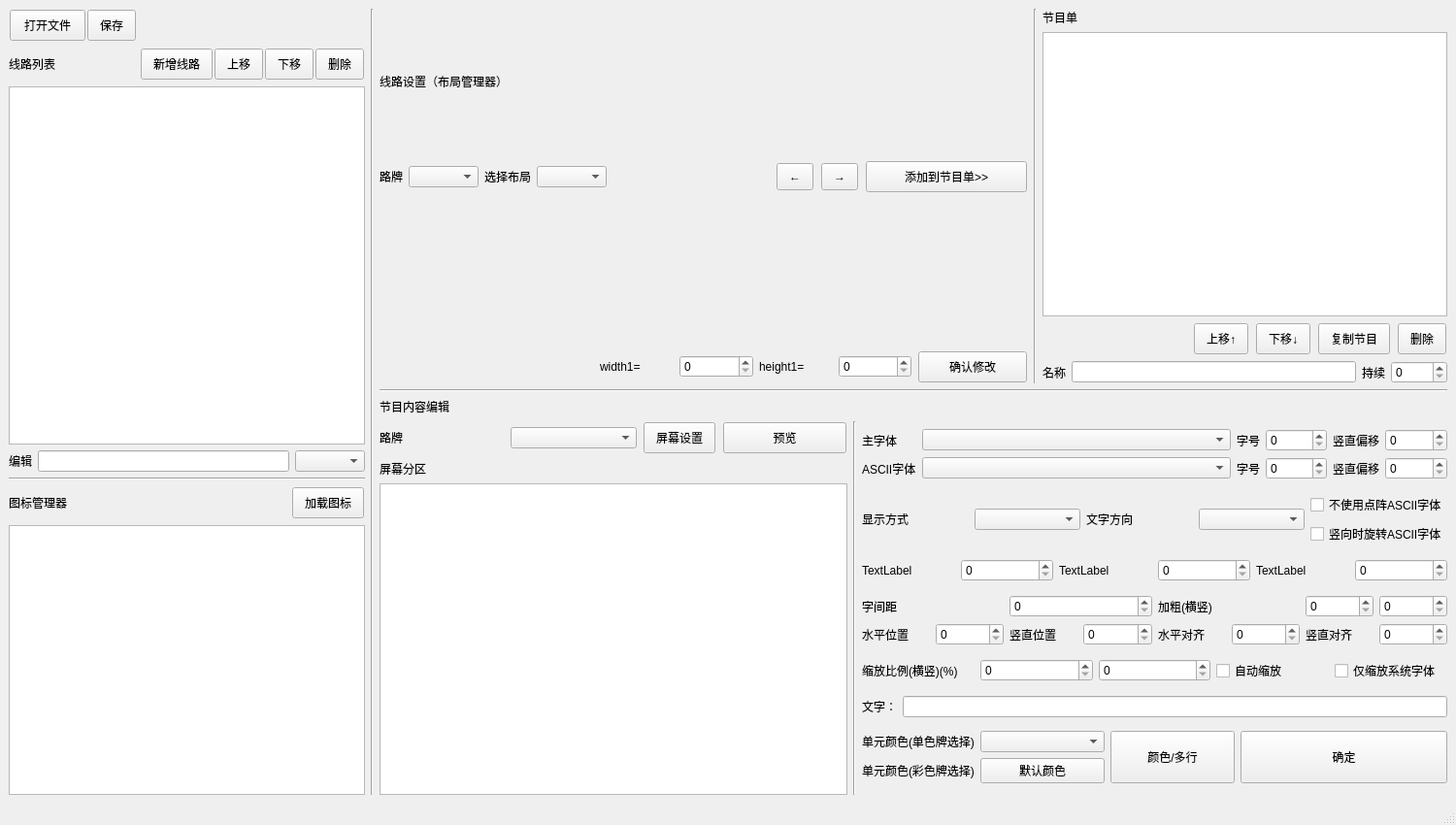
<?xml version="1.0" encoding="UTF-8"?>
<ui version="4.0">
 <class>ControlPanel</class>
 <widget class="QMainWindow" name="ControlPanel">
  <property name="geometry">
   <rect>
    <x>0</x>
    <y>0</y>
    <width>1500</width>
    <height>850</height>
   </rect>
  </property>
  <property name="minimumSize">
   <size>
    <width>900</width>
    <height>550</height>
   </size>
  </property>
  <property name="maximumSize">
   <size>
    <width>16777215</width>
    <height>16777215</height>
   </size>
  </property>
  <property name="windowTitle">
   <string>MainWindow</string>
  </property>
  <widget class="QWidget" name="centralwidget">
   <layout class="QHBoxLayout" name="horizontalLayout_18">
    <item>
     <layout class="QHBoxLayout" name="horizontalLayout_17" stretch="3,0,9">
      <property name="sizeConstraint">
       <enum>QLayout::SetDefaultConstraint</enum>
      </property>
      <item>
       <layout class="QVBoxLayout" name="verticalLayout_10" stretch="6,0,4">
        <item>
         <layout class="QVBoxLayout" name="verticalLayout">
          <item>
           <layout class="QHBoxLayout" name="horizontalLayout" stretch="0,0,1">
            <property name="spacing">
             <number>0</number>
            </property>
            <property name="sizeConstraint">
             <enum>QLayout::SetDefaultConstraint</enum>
            </property>
            <item>
             <widget class="QPushButton" name="btn_opFile">
              <property name="minimumSize">
               <size>
                <width>80</width>
                <height>0</height>
               </size>
              </property>
              <property name="styleSheet">
               <string notr="true">padding: 6px 12px;
margin: 1px;</string>
              </property>
              <property name="text">
               <string>打开文件</string>
              </property>
             </widget>
            </item>
            <item>
             <widget class="QPushButton" name="btn_saveFile">
              <property name="styleSheet">
               <string notr="true">padding: 6px 12px;
margin: 1px;</string>
              </property>
              <property name="text">
               <string>保存</string>
              </property>
             </widget>
            </item>
            <item>
             <spacer name="horizontalSpacer">
              <property name="orientation">
               <enum>Qt::Horizontal</enum>
              </property>
              <property name="sizeHint" stdset="0">
               <size>
                <width>40</width>
                <height>20</height>
               </size>
              </property>
             </spacer>
            </item>
           </layout>
          </item>
          <item>
           <layout class="QHBoxLayout" name="horizontalLayout_7" stretch="0,1,0,0,0,0">
            <property name="spacing">
             <number>0</number>
            </property>
            <property name="sizeConstraint">
             <enum>QLayout::SetDefaultConstraint</enum>
            </property>
            <item>
             <widget class="QLabel" name="label">
              <property name="text">
               <string>线路列表</string>
              </property>
             </widget>
            </item>
            <item>
             <spacer name="horizontalSpacer_6">
              <property name="orientation">
               <enum>Qt::Horizontal</enum>
              </property>
              <property name="sizeHint" stdset="0">
               <size>
                <width>40</width>
                <height>20</height>
               </size>
              </property>
             </spacer>
            </item>
            <item>
             <widget class="QPushButton" name="btn_newLine">
              <property name="styleSheet">
               <string notr="true">padding: 6px 12px;
margin: 1px;</string>
              </property>
              <property name="text">
               <string>新增线路</string>
              </property>
             </widget>
            </item>
            <item>
             <widget class="QPushButton" name="btn_MvUp_BusLine">
              <property name="styleSheet">
               <string notr="true">padding: 6px 12px;
margin: 1px;</string>
              </property>
              <property name="text">
               <string>上移</string>
              </property>
             </widget>
            </item>
            <item>
             <widget class="QPushButton" name="btn_MvDn_BusLine">
              <property name="styleSheet">
               <string notr="true">padding: 6px 12px;
margin: 1px;</string>
              </property>
              <property name="text">
               <string>下移</string>
              </property>
             </widget>
            </item>
            <item>
             <widget class="QPushButton" name="btn_delLine">
              <property name="styleSheet">
               <string notr="true">padding: 6px 12px;
margin: 1px;</string>
              </property>
              <property name="text">
               <string>删除</string>
              </property>
             </widget>
            </item>
           </layout>
          </item>
          <item>
           <widget class="DraggableProportionalTable" name="tableWidget_lineChoose"/>
          </item>
          <item>
           <layout class="QHBoxLayout" name="horizontalLayout_2">
            <item>
             <widget class="QLabel" name="label_8">
              <property name="text">
               <string>编辑</string>
              </property>
             </widget>
            </item>
            <item>
             <widget class="QLineEdit" name="LineNameEdit"/>
            </item>
            <item>
             <widget class="QComboBox" name="combo_FlushRate"/>
            </item>
           </layout>
          </item>
         </layout>
        </item>
        <item>
         <widget class="Line" name="line_5">
          <property name="orientation">
           <enum>Qt::Horizontal</enum>
          </property>
         </widget>
        </item>
        <item>
         <layout class="QVBoxLayout" name="verticalLayout_11">
          <item>
           <layout class="QHBoxLayout" name="horizontalLayout_27">
            <item>
             <widget class="QLabel" name="label_25">
              <property name="text">
               <string>图标管理器</string>
              </property>
             </widget>
            </item>
            <item>
             <spacer name="horizontalSpacer_3">
              <property name="orientation">
               <enum>Qt::Horizontal</enum>
              </property>
              <property name="sizeHint" stdset="0">
               <size>
                <width>40</width>
                <height>20</height>
               </size>
              </property>
             </spacer>
            </item>
            <item>
             <widget class="QPushButton" name="btn_LoadIcons">
              <property name="styleSheet">
               <string notr="true">padding: 6px 12px;
margin: 1px;</string>
              </property>
              <property name="text">
               <string>加载图标</string>
              </property>
             </widget>
            </item>
           </layout>
          </item>
          <item>
           <widget class="DraggableProportionalTable" name="tableWidget_Icons"/>
          </item>
         </layout>
        </item>
       </layout>
      </item>
      <item>
       <widget class="Line" name="line">
        <property name="orientation">
         <enum>Qt::Vertical</enum>
        </property>
       </widget>
      </item>
      <item>
       <layout class="QVBoxLayout" name="verticalLayout_6">
        <item>
         <layout class="QHBoxLayout" name="horizontalLayout_29" stretch="8,0,5">
          <item>
           <layout class="QVBoxLayout" name="verticalLayout_7" stretch="0,0,1,0,0">
            <item>
             <widget class="QLabel" name="label_13">
              <property name="text">
               <string>线路设置（布局管理器）</string>
              </property>
             </widget>
            </item>
            <item>
             <layout class="QHBoxLayout" name="horizontalLayout_21">
              <item>
               <widget class="QLabel" name="label_12">
                <property name="text">
                 <string>路牌</string>
                </property>
               </widget>
              </item>
              <item>
               <widget class="QComboBox" name="combo_LineScreensForLayout"/>
              </item>
              <item>
               <widget class="QLabel" name="label_14">
                <property name="text">
                 <string>选择布局</string>
                </property>
               </widget>
              </item>
              <item>
               <widget class="QComboBox" name="combo_LayoutChoose"/>
              </item>
              <item>
               <spacer name="horizontalSpacer_5">
                <property name="orientation">
                 <enum>Qt::Horizontal</enum>
                </property>
                <property name="sizeHint" stdset="0">
                 <size>
                  <width>40</width>
                  <height>20</height>
                 </size>
                </property>
               </spacer>
              </item>
              <item>
               <widget class="QPushButton" name="btn_LineSet">
                <property name="styleSheet">
                 <string notr="true">padding: 6px 12px;
margin: 1px;</string>
                </property>
                <property name="text">
                 <string>←</string>
                </property>
               </widget>
              </item>
              <item>
               <widget class="QPushButton" name="btn_LineReSet">
                <property name="styleSheet">
                 <string notr="true">padding: 6px 12px;
margin: 1px;</string>
                </property>
                <property name="text">
                 <string>→</string>
                </property>
               </widget>
              </item>
              <item>
               <widget class="QPushButton" name="btn_Add">
                <property name="sizePolicy">
                 <sizepolicy hsizetype="Expanding" vsizetype="Fixed">
                  <horstretch>0</horstretch>
                  <verstretch>0</verstretch>
                 </sizepolicy>
                </property>
                <property name="maximumSize">
                 <size>
                  <width>16777215</width>
                  <height>16777215</height>
                 </size>
                </property>
                <property name="styleSheet">
                 <string notr="true">padding: 6px 12px;
margin: 1px;</string>
                </property>
                <property name="text">
                 <string>添加到节目单&gt;&gt;</string>
                </property>
               </widget>
              </item>
             </layout>
            </item>
            <item>
             <layout class="QVBoxLayout" name="verticalLayout_LayoutBtn"/>
            </item>
            <item>
             <widget class="QLabel" name="label_PNum">
              <property name="text">
               <string/>
              </property>
             </widget>
            </item>
            <item>
             <layout class="QHBoxLayout" name="horizontalLayout_22" stretch="6,2,2,2,2,3">
              <item>
               <spacer name="horizontalSpacer_2">
                <property name="orientation">
                 <enum>Qt::Horizontal</enum>
                </property>
                <property name="sizeHint" stdset="0">
                 <size>
                  <width>40</width>
                  <height>20</height>
                 </size>
                </property>
               </spacer>
              </item>
              <item>
               <widget class="QLabel" name="label_15">
                <property name="text">
                 <string>width1=</string>
                </property>
               </widget>
              </item>
              <item>
               <widget class="QSpinBox" name="spin_Width_1"/>
              </item>
              <item>
               <widget class="QLabel" name="label_18">
                <property name="text">
                 <string>height1=</string>
                </property>
               </widget>
              </item>
              <item>
               <widget class="QSpinBox" name="spin_Height_1"/>
              </item>
              <item>
               <widget class="QPushButton" name="btn_SaveChange">
                <property name="enabled">
                 <bool>true</bool>
                </property>
                <property name="styleSheet">
                 <string notr="true">padding: 6px 12px;
margin: 1px;</string>
                </property>
                <property name="text">
                 <string>确认修改</string>
                </property>
               </widget>
              </item>
             </layout>
            </item>
           </layout>
          </item>
          <item>
           <widget class="Line" name="line_3">
            <property name="orientation">
             <enum>Qt::Vertical</enum>
            </property>
           </widget>
          </item>
          <item>
           <layout class="QVBoxLayout" name="verticalLayout_8">
            <item>
             <widget class="QLabel" name="label_19">
              <property name="text">
               <string>节目单</string>
              </property>
             </widget>
            </item>
            <item>
             <widget class="DraggableProportionalTable" name="tableWidget_ProgramSheet"/>
            </item>
            <item>
             <layout class="QHBoxLayout" name="horizontalLayout_25" stretch="1,0,0,0,0">
              <item>
               <spacer name="horizontalSpacer_4">
                <property name="orientation">
                 <enum>Qt::Horizontal</enum>
                </property>
                <property name="sizeHint" stdset="0">
                 <size>
                  <width>40</width>
                  <height>20</height>
                 </size>
                </property>
               </spacer>
              </item>
              <item>
               <widget class="QPushButton" name="btn_MvUp_Program">
                <property name="sizePolicy">
                 <sizepolicy hsizetype="Preferred" vsizetype="Preferred">
                  <horstretch>0</horstretch>
                  <verstretch>0</verstretch>
                 </sizepolicy>
                </property>
                <property name="styleSheet">
                 <string notr="true">padding: 6px 12px;
margin: 1px;</string>
                </property>
                <property name="text">
                 <string>上移↑</string>
                </property>
               </widget>
              </item>
              <item>
               <widget class="QPushButton" name="btn_MvDn_Program">
                <property name="sizePolicy">
                 <sizepolicy hsizetype="Preferred" vsizetype="Preferred">
                  <horstretch>0</horstretch>
                  <verstretch>0</verstretch>
                 </sizepolicy>
                </property>
                <property name="styleSheet">
                 <string notr="true">padding: 6px 12px;
margin: 1px;</string>
                </property>
                <property name="text">
                 <string>下移↓</string>
                </property>
               </widget>
              </item>
              <item>
               <widget class="QPushButton" name="btn_CopyProgram">
                <property name="sizePolicy">
                 <sizepolicy hsizetype="Preferred" vsizetype="Preferred">
                  <horstretch>0</horstretch>
                  <verstretch>0</verstretch>
                 </sizepolicy>
                </property>
                <property name="styleSheet">
                 <string notr="true">padding: 6px 12px;
margin: 1px;</string>
                </property>
                <property name="text">
                 <string>复制节目</string>
                </property>
               </widget>
              </item>
              <item>
               <widget class="QPushButton" name="btn_Remove">
                <property name="sizePolicy">
                 <sizepolicy hsizetype="Preferred" vsizetype="Preferred">
                  <horstretch>0</horstretch>
                  <verstretch>0</verstretch>
                 </sizepolicy>
                </property>
                <property name="styleSheet">
                 <string notr="true">padding: 6px 12px;
margin: 1px;</string>
                </property>
                <property name="text">
                 <string>删除</string>
                </property>
               </widget>
              </item>
             </layout>
            </item>
            <item>
             <layout class="QHBoxLayout" name="horizontalLayout_26" stretch="0,5,0,1">
              <item>
               <widget class="QLabel" name="label_20">
                <property name="text">
                 <string>名称</string>
                </property>
               </widget>
              </item>
              <item>
               <widget class="QLineEdit" name="lineEdit_ProgramName"/>
              </item>
              <item>
               <widget class="QLabel" name="label_21">
                <property name="text">
                 <string>持续</string>
                </property>
               </widget>
              </item>
              <item>
               <widget class="QSpinBox" name="spinBox"/>
              </item>
             </layout>
            </item>
           </layout>
          </item>
         </layout>
        </item>
        <item>
         <widget class="Line" name="line_2">
          <property name="orientation">
           <enum>Qt::Horizontal</enum>
          </property>
         </widget>
        </item>
        <item>
         <widget class="QLabel" name="label_22">
          <property name="text">
           <string>节目内容编辑</string>
          </property>
         </widget>
        </item>
        <item>
         <layout class="QHBoxLayout" name="horizontalLayout_14" stretch="4,0,5">
          <property name="sizeConstraint">
           <enum>QLayout::SetMinAndMaxSize</enum>
          </property>
          <item>
           <layout class="QVBoxLayout" name="verticalLayout_4">
            <item>
             <layout class="QHBoxLayout" name="horizontalLayout_12">
              <item>
               <widget class="QLabel" name="label_7">
                <property name="text">
                 <string>路牌</string>
                </property>
               </widget>
              </item>
              <item>
               <widget class="QComboBox" name="combo_LineScreens"/>
              </item>
              <item>
               <widget class="QPushButton" name="btn_screenSet">
                <property name="sizePolicy">
                 <sizepolicy hsizetype="Fixed" vsizetype="Fixed">
                  <horstretch>0</horstretch>
                  <verstretch>0</verstretch>
                 </sizepolicy>
                </property>
                <property name="styleSheet">
                 <string notr="true">padding: 6px 12px;
margin: 1px;</string>
                </property>
                <property name="text">
                 <string>屏幕设置</string>
                </property>
               </widget>
              </item>
              <item>
               <widget class="QPushButton" name="btn_showSelectedScreen">
                <property name="styleSheet">
                 <string notr="true">padding: 6px 12px;
margin: 1px;</string>
                </property>
                <property name="text">
                 <string>预览</string>
                </property>
               </widget>
              </item>
             </layout>
            </item>
            <item>
             <layout class="QVBoxLayout" name="verticalLayout_2">
              <item>
               <widget class="QLabel" name="label_2">
                <property name="text">
                 <string>屏幕分区</string>
                </property>
               </widget>
              </item>
              <item>
               <widget class="DraggableProportionalTable" name="tableWidget_Screens"/>
              </item>
             </layout>
            </item>
           </layout>
          </item>
          <item>
           <widget class="Line" name="line_4">
            <property name="orientation">
             <enum>Qt::Vertical</enum>
            </property>
           </widget>
          </item>
          <item>
           <layout class="QVBoxLayout" name="verticalLayout_3">
            <item>
             <layout class="QGridLayout" name="gridLayout" columnstretch="0,5,0,1,0,1" columnminimumwidth="0,5,0,1,0,1">
              <item row="0" column="0">
               <widget class="QLabel" name="label_4">
                <property name="text">
                 <string>主字体</string>
                </property>
               </widget>
              </item>
              <item row="0" column="1">
               <widget class="QComboBox" name="combo_Font"/>
              </item>
              <item row="0" column="2">
               <widget class="QLabel" name="label_11">
                <property name="text">
                 <string>字号</string>
                </property>
               </widget>
              </item>
              <item row="0" column="3">
               <widget class="QSpinBox" name="spin_FontSize"/>
              </item>
              <item row="0" column="4">
               <widget class="QLabel" name="label_Y_Offset">
                <property name="text">
                 <string>竖直偏移</string>
                </property>
               </widget>
              </item>
              <item row="0" column="5">
               <widget class="QSpinBox" name="spinBox_Y_Offset"/>
              </item>
              <item row="1" column="0">
               <widget class="QLabel" name="label_5">
                <property name="text">
                 <string>ASCII字体</string>
                </property>
               </widget>
              </item>
              <item row="1" column="1">
               <widget class="QComboBox" name="combo_ASCII_Font"/>
              </item>
              <item row="1" column="2">
               <widget class="QLabel" name="label_24">
                <property name="text">
                 <string>字号</string>
                </property>
               </widget>
              </item>
              <item row="1" column="3">
               <widget class="QSpinBox" name="spin_FontSize_2"/>
              </item>
              <item row="1" column="4">
               <widget class="QLabel" name="label_Y_Offset_2">
                <property name="text">
                 <string>竖直偏移</string>
                </property>
               </widget>
              </item>
              <item row="1" column="5">
               <widget class="QSpinBox" name="spinBox_Y_Offset_2"/>
              </item>
             </layout>
            </item>
            <item>
             <layout class="QGridLayout" name="gridLayout_2">
              <item row="0" column="0" rowspan="2">
               <widget class="QLabel" name="label_6">
                <property name="text">
                 <string>显示方式</string>
                </property>
               </widget>
              </item>
              <item row="0" column="1" rowspan="2">
               <widget class="QComboBox" name="combo_Show"/>
              </item>
              <item row="0" column="2" rowspan="2">
               <widget class="QLabel" name="label_23">
                <property name="text">
                 <string>文字方向</string>
                </property>
               </widget>
              </item>
              <item row="0" column="3" rowspan="2">
               <widget class="QComboBox" name="combo_TextDirect"/>
              </item>
              <item row="0" column="4">
               <widget class="QCheckBox" name="checkBox_sysFont">
                <property name="text">
                 <string>不使用点阵ASCII字体</string>
                </property>
               </widget>
              </item>
              <item row="1" column="4">
               <widget class="QCheckBox" name="checkBox_rollAscii">
                <property name="text">
                 <string>竖向时旋转ASCII字体</string>
                </property>
               </widget>
              </item>
             </layout>
            </item>
            <item>
             <layout class="QHBoxLayout" name="horizontalLayout_3">
              <item>
               <widget class="QLabel" name="label_Argv_1">
                <property name="text">
                 <string>TextLabel</string>
                </property>
               </widget>
              </item>
              <item>
               <widget class="QSpinBox" name="spinBox_Argv_1"/>
              </item>
              <item>
               <widget class="QLabel" name="label_Argv_2">
                <property name="text">
                 <string>TextLabel</string>
                </property>
               </widget>
              </item>
              <item>
               <widget class="QSpinBox" name="spinBox_Argv_2"/>
              </item>
              <item>
               <widget class="QLabel" name="label_Argv_3">
                <property name="text">
                 <string>TextLabel</string>
                </property>
               </widget>
              </item>
              <item>
               <widget class="QSpinBox" name="spinBox_Argv_3"/>
              </item>
             </layout>
            </item>
            <item>
             <layout class="QGridLayout" name="gridLayout_4">
              <item row="0" column="0">
               <widget class="QLabel" name="label_WordSpace">
                <property name="text">
                 <string>字间距</string>
                </property>
               </widget>
              </item>
              <item row="0" column="2" colspan="2">
               <widget class="QSpinBox" name="spinBox_WordSpace"/>
              </item>
              <item row="0" column="4" colspan="2">
               <widget class="QLabel" name="label_BoldSize">
                <property name="text">
                 <string>加粗(横竖)</string>
                </property>
               </widget>
              </item>
              <item row="0" column="6">
               <widget class="QSpinBox" name="spinBox_BoldSizeX"/>
              </item>
              <item row="0" column="7">
               <widget class="QSpinBox" name="spinBox_BoldSizeY"/>
              </item>
              <item row="1" column="0">
               <widget class="QLabel" name="label_Y_Offset_3">
                <property name="text">
                 <string>水平位置</string>
                </property>
               </widget>
              </item>
              <item row="1" column="1">
               <widget class="QSpinBox" name="spinBox_X_Offset"/>
              </item>
              <item row="1" column="2">
               <widget class="QLabel" name="label_Y_Offset_4">
                <property name="text">
                 <string>竖直位置</string>
                </property>
               </widget>
              </item>
              <item row="1" column="3">
               <widget class="QSpinBox" name="spinBox_Y_GlobalOffset"/>
              </item>
              <item row="1" column="4">
               <widget class="QLabel" name="label_Align_x">
                <property name="text">
                 <string>水平对齐</string>
                </property>
               </widget>
              </item>
              <item row="1" column="5">
               <widget class="QSpinBox" name="spinBox_Align_x"/>
              </item>
              <item row="1" column="6">
               <widget class="QLabel" name="label_Align_y">
                <property name="text">
                 <string>竖直对齐</string>
                </property>
               </widget>
              </item>
              <item row="1" column="7">
               <widget class="QSpinBox" name="spinBox_Align_y"/>
              </item>
             </layout>
            </item>
            <item>
             <layout class="QGridLayout" name="gridLayout_5">
              <item row="0" column="4">
               <widget class="QCheckBox" name="chk_Argv1">
                <property name="text">
                 <string>仅缩放系统字体</string>
                </property>
               </widget>
              </item>
              <item row="0" column="0">
               <widget class="QLabel" name="label_Zoom">
                <property name="text">
                 <string>缩放比例(横竖)(%)</string>
                </property>
               </widget>
              </item>
              <item row="0" column="3">
               <widget class="QCheckBox" name="chk_AutoZoom">
                <property name="text">
                 <string>自动缩放</string>
                </property>
               </widget>
              </item>
              <item row="0" column="1">
               <widget class="QSpinBox" name="spinBox_Zoom"/>
              </item>
              <item row="0" column="2">
               <widget class="QSpinBox" name="spinBox_ZoomY"/>
              </item>
             </layout>
            </item>
            <item>
             <layout class="QHBoxLayout" name="horizontalLayout_4">
              <item>
               <widget class="QLabel" name="label_3">
                <property name="text">
                 <string>文字：</string>
                </property>
               </widget>
              </item>
              <item>
               <widget class="QLineEdit" name="lineEdit_Text"/>
              </item>
             </layout>
            </item>
            <item>
             <layout class="QGridLayout" name="gridLayout_3" columnstretch="0,3,3,5">
              <item row="0" column="0">
               <widget class="QLabel" name="label_9">
                <property name="text">
                 <string>单元颜色(单色牌选择)</string>
                </property>
               </widget>
              </item>
              <item row="0" column="1">
               <widget class="QComboBox" name="combo_SingleColorChoose"/>
              </item>
              <item row="0" column="2" rowspan="2">
               <widget class="QPushButton" name="btn_textSetting">
                <property name="sizePolicy">
                 <sizepolicy hsizetype="Minimum" vsizetype="Expanding">
                  <horstretch>0</horstretch>
                  <verstretch>0</verstretch>
                 </sizepolicy>
                </property>
                <property name="minimumSize">
                 <size>
                  <width>0</width>
                  <height>0</height>
                 </size>
                </property>
                <property name="maximumSize">
                 <size>
                  <width>16777215</width>
                  <height>60</height>
                 </size>
                </property>
                <property name="text">
                 <string>颜色/多行</string>
                </property>
               </widget>
              </item>
              <item row="0" column="3" rowspan="2">
               <widget class="QPushButton" name="btn_ok">
                <property name="sizePolicy">
                 <sizepolicy hsizetype="Minimum" vsizetype="Expanding">
                  <horstretch>0</horstretch>
                  <verstretch>0</verstretch>
                 </sizepolicy>
                </property>
                <property name="minimumSize">
                 <size>
                  <width>0</width>
                  <height>0</height>
                 </size>
                </property>
                <property name="maximumSize">
                 <size>
                  <width>16777215</width>
                  <height>60</height>
                 </size>
                </property>
                <property name="text">
                 <string>确定</string>
                </property>
               </widget>
              </item>
              <item row="1" column="0">
               <widget class="QLabel" name="label_10">
                <property name="text">
                 <string>单元颜色(彩色牌选择)</string>
                </property>
               </widget>
              </item>
              <item row="1" column="1">
               <widget class="QPushButton" name="btn_Colorful_ChooseColor">
                <property name="text">
                 <string>默认颜色</string>
                </property>
               </widget>
              </item>
             </layout>
            </item>
           </layout>
          </item>
         </layout>
        </item>
       </layout>
      </item>
     </layout>
    </item>
   </layout>
  </widget>
  <widget class="QMenuBar" name="menubar">
   <property name="geometry">
    <rect>
     <x>0</x>
     <y>0</y>
     <width>1500</width>
     <height>22</height>
    </rect>
   </property>
  </widget>
  <widget class="QStatusBar" name="statusbar"/>
 </widget>
 <customwidgets>
  <customwidget>
   <class>DraggableProportionalTable</class>
   <extends>QTableWidget</extends>
   <header>Modules.ModifiedModule</header>
  </customwidget>
 </customwidgets>
 <resources/>
 <connections/>
</ui>
